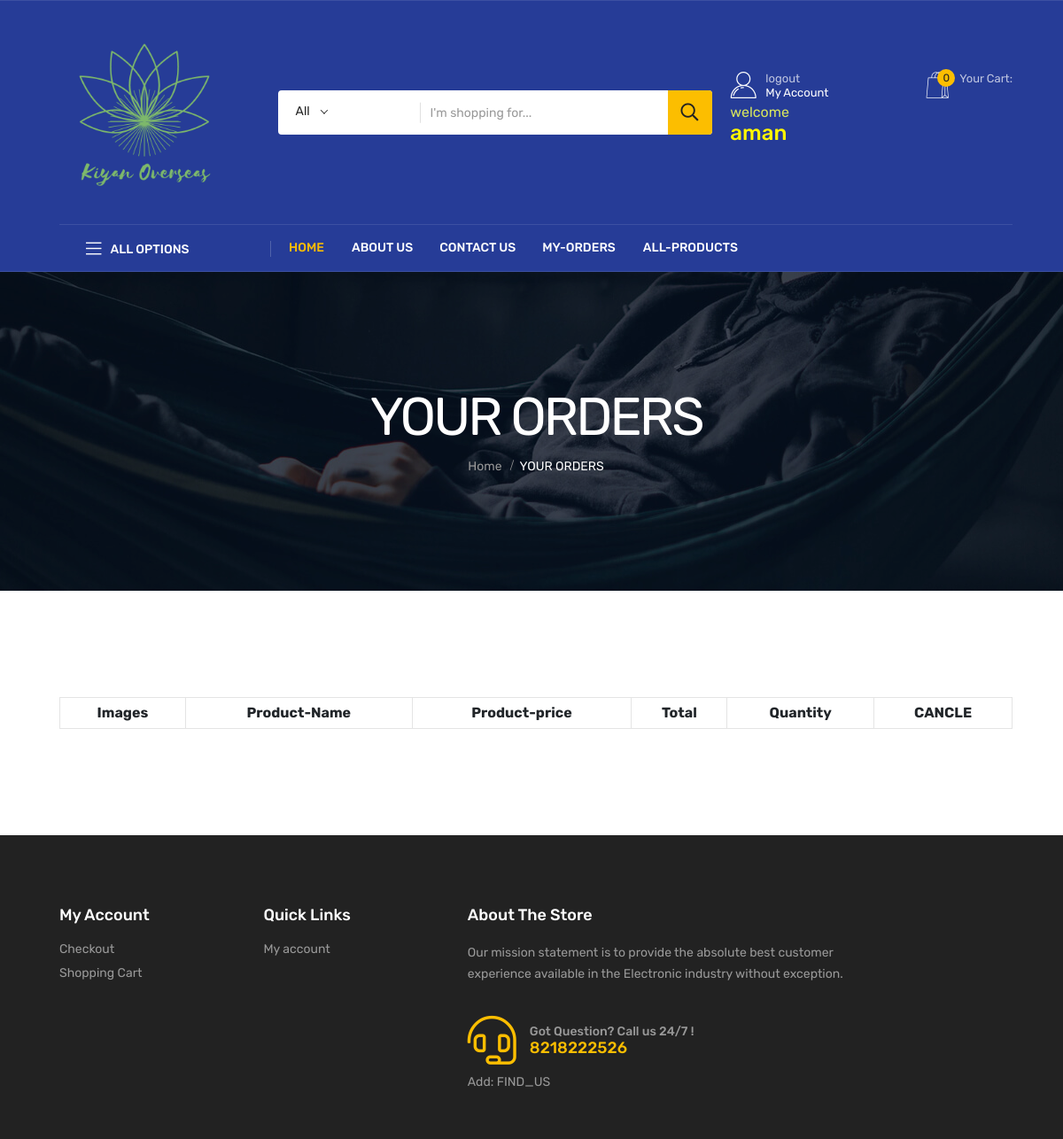
The page /orders/ (signed in) on the database as committed earlier.
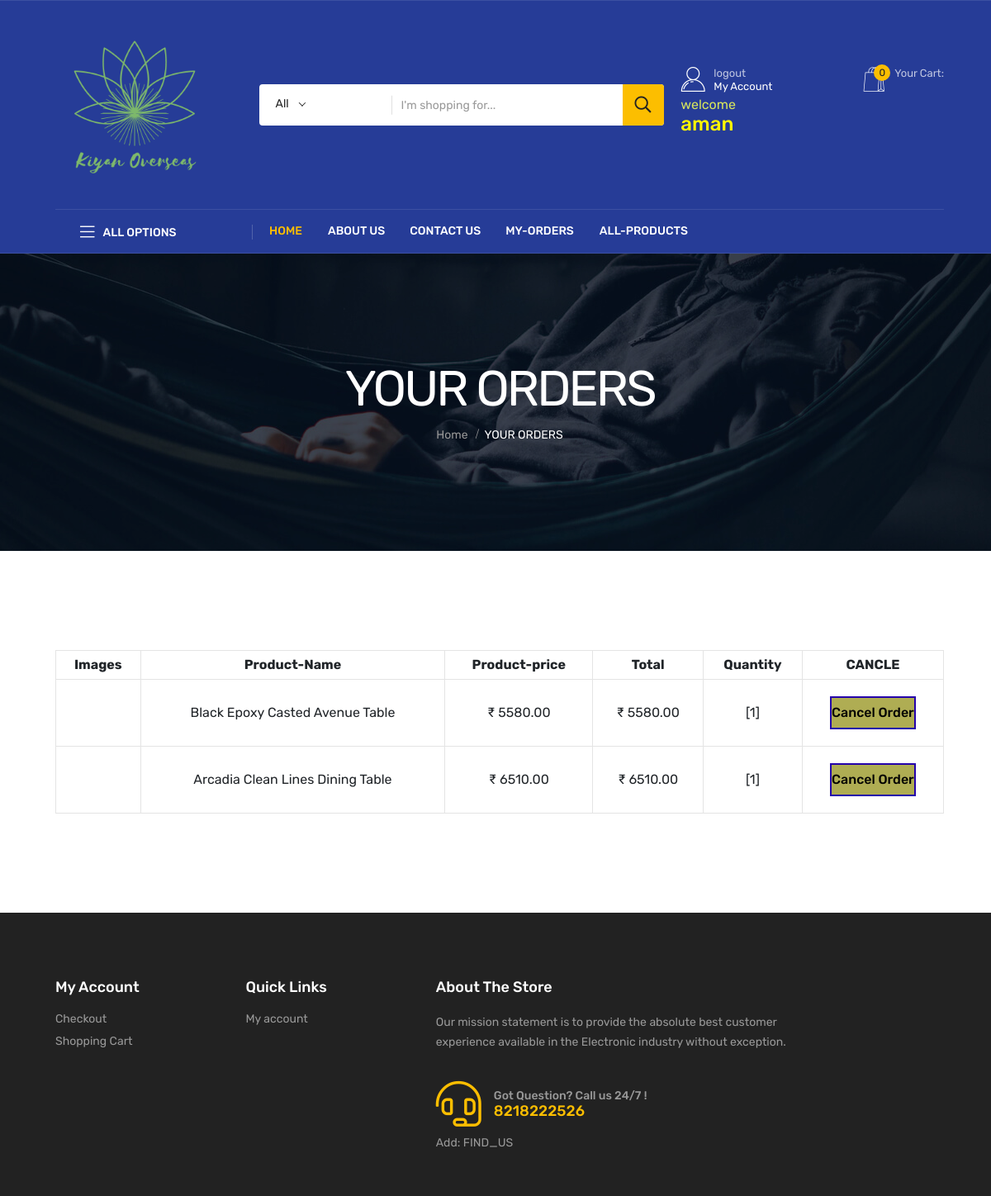
The same page on the database as committed later.
### app/models.py (models this page shows, shortened)
class OrderItem(models.Model):
    user = models.ForeignKey(User, on_delete=models.CASCADE, null=True)
    order = models.ForeignKey(Order, on_delete=models.CASCADE)
    product = models.CharField(max_length=200)
    image = models.ImageField(upload_to="Product_Images/Order_Img")
    quantity = models.CharField(max_length=20)
    price = models.CharField(max_length=50)
    total = models.CharField(max_length=1000)

### app/views.py (the view)
# urls.py: path('orders/' ,myorder ,name='myorder'),
def myorder(request):
    user = request.user
    orders = OrderItem.objects.filter(user_id=user)
    context={
        'orders':orders
    }
    return render(request, 'myorder.html',context)

### app/templates/myorder.html (shortened to what this page needs)
{% extends 'base.html' %}
{% load static %}
{% load cart_tag %}
{% block content %}
<main>
    <form method="get"   enctype="multipart/form-data">
    <div class="page-banner-area page-banner-height-2" data-background="{% static 'assets/img/banner/page-banner-4.jpg' %}">
        <div class="container">
            <div class="row">
                <div class="col-xl-12">
                    <div class="page-banner-content text-center">
                        <h4 class="breadcrumb-title">YOUR ORDERS</h4>
                        <div class="breadcrumb-two">
                            <nav>
                               <nav class="breadcrumb-trail breadcrumbs">
                                  <ul class="breadcrumb-menu">
                                     <li class="breadcrumb-trail">
                                        <a href="{% url 'home' %}"><span>Home</span></a>
                                     </li>
                                     <li class="trail-item">
                                        <span>YOUR ORDERS</span>
                                     </li>
                                  </ul>
                               </nav>
                            </nav>
                        </div>
                    </div>
                </div>
            </div>
        </div>
    </div>
    <section class="cart-area pb-120 pt-120">
        <div class="container">
            <div class="row">
                <div class="col-12">
                    <form action="#">
                        <div class="table-content table-responsive">
                            <table class="table">
                                <thead>
                                    <tr>
                                        <th class="product-thumbnail">Images</th>
                                        <th class="cart-product-name">Product-Name</th>
                                        <th class="product-price">Product-price</th>
                                        <th class="product-quantity">Total</th>
                                        <th class="product-quantity">Quantity</th>
                                        <th class="product-quantity">CANCLE</th>
                                    </tr>
                                </thead>
                                <tbody>
                                    {% for order in orders %}
                                    <tr>
                                        <td class="product-thumbnail"><a href="#"><img src="{{order.image}}" alt=""></a></td>
                                        <td class="product-name"><a href="#">{{order.product}}</a></td>
                                        <td class="product-price"><span class="amount">₹ {{order.price}}.00</span></td>
                                        <td class="product-subtotal"><span class="amount">₹ {{order.total}}.00</span></td>
                                        <td class="product-subtotal"><span class="amount">[{{order.quantity}}]</span></td>
                                        <td>
                                            <form method="get" enctype="multipart/form-data">
                                                <button style="color: black; background-color: rgba(151, 149, 32, 0.768); font-weight: 500; height: 40px; border: 2px solid rgb(36, 2, 170);">
                                                    <a href="/cancel-order/{{order.id}}" >Cancel Order</a>
                                                </button>
                                            </form>
                                        </td>
                                    </tr>
                                    {% endfor %}
                                </tbody>
                            </table>
                        </div>
                    </form>
                </div>
            </div>
        </div>
    </section>
</form>
{% endblock %}

### app/templates/base.html (shortened to what this page needs)
{% load static %}
<!doctype html>
<html class="no-js" lang="zxx">
<head>
      <link rel="stylesheet" href="{% static 'assets/css/preloader.css' %}">
      <link rel="stylesheet" href="{% static 'assets/css/bootstrap.css' %}">
      <link rel="stylesheet" href="{% static 'assets/css/meanmenu.css' %}">
      <link rel="stylesheet" href="{% static 'assets/css/animate.css' %}">
      <link rel="stylesheet" href="{% static 'assets/css/owl-carousel.css' %}">
      <link rel="stylesheet" href="{% static 'assets/css/swiper-bundle.css' %}">
      <link rel="stylesheet" href="{% static 'assets/css/backtotop.css' %}">
      <link rel="stylesheet" href="{% static 'assets/css/magnific-popup.css' %}">
      <link rel="stylesheet" href="{% static 'assets/css/nice-select.css' %}">
      <link rel="stylesheet" href="{% static 'assets/flaticon/flaticon.css' %}">
      <link rel="stylesheet" href="{% static 'assets/css/font-awesome-pro.css' %}">
      <link rel="stylesheet" href="{% static 'assets/css/default.css' %}">
      <link rel="stylesheet" href="{% static 'assets/css/style.css' %}">
   </head>
   <body>
         {% include 'include/heder.html' %}
            <main>
            {% block content %}
            {% endblock %}
            </main>
         {% include 'include/footer.html' %}
   </body>

### app/templates/include/heder.html (shortened to what this page needs)
{% load static %}
       <header class="header d-blue-bg">
        <div class="header-mid">
            <div class="container">
                <div class="heade-mid-inner">
                    <div class="row align-items-center">
                        <div class="col-xl-3 col-lg-3 col-md-4 col-sm-4">
                            <div class="header__info">
                                <div class="logo">
                                    <a href="{% url 'home' %}"class="logo-image"><img style="height: 12rem; width: 12rem;" src="{%  static 'images/1/logo.png' %}" alt="logo"></a>
                                </div>
                            </div>
                        </div>
                        <div class="col-xl-5 col-lg-4 d-none d-lg-block">
                            <div class="header__search">
                                <form action="{% url 'shop' %}" method="GET">
                                    <div class="header__search-box">
                                        <input class="search-input" type="text" placeholder="I'm shopping for...">
                                        <button class="button" type="submit"><i class="far fa-search"></i></button>
                                    </div>
                                    <div class="header__search-cat">
                                    </div>
                                </form>
                            </div>
                        </div>
                        <div class="col-xl-4 col-lg-5 col-md-8 col-sm-8">
                            <div class="header-action">
                                {% if user.is_authenticated %}
                                <div class="block-userlink">
                                    <a class="icon-link" href="{% url 'profile' %}">
                                    <i class="flaticon-user"></i>
                                    <span class="text">
                                    <span class="sub">logout</span>
                                    My Account </span>
                                    </a>
                                    <span style="color: red;"><span style="color: rgb(216, 230, 93);" >welcome</span>
                                        {% if user.first_name == "" %}
                                <span>style="color: red;">{{user.username}}</span>
                                        {% else %}
                                        <h3 style="color: rgb(255, 247, 0);">{{user.first_name}}</h3>
                                        {% endif %}
                                    </span>
                                </div>
                                {% endif %}
                                <div class="block-cart action">
                                    <a class="icon-link" href="{% url 'cart_detail' %}">
                                        <i class="flaticon-shopping-bag"></i>
                                        <span class="count">{{request.session.cart|length}}</span>
                                        <span class="text">
                                            <span class="sub">Your Cart:</span>
                                        </span>
                                    </a>
                                </div>
                            </div>
                        </div>
                    </div>
                </div>
            </div>
        </div>
        <div class="header__bottom">
            <div class="container">
                <div class="row g-0 align-items-center">
                    <div class="col-lg-3">
                        <div class="cat__menu-wrapper side-border d-none d-lg-block">
                            <div class="cat-toggle">
                                <button type="button" class="cat-toggle-btn cat-toggle-btn-1"><i class="fal fa-bars"></i>All options</button>
                            </div>
                        </div>
                    </div>
                    <div class="col-lg-6 col-md-6 col-3">
                      <div class="header__bottom-left d-flex d-xl-block align-items-center">
                        <div class="main-menu d-none d-lg-block">
                            <nav>
                                <ul>
                                    <li>
                                        <a href="{% url 'home' %}" class="active">Home </a>
                                    <li><a href="{% url 'about_us' %}">About Us</a></li>
                                    <li><a href="{% url 'contact_us' %}">Contact Us</a></li>
                                    {% if user.is_authenticated %}
                                    <li><a href="{% url 'myorder' %}">My-orders</a>
                                    {% else %}
                                    <li><a href="{% url 'myorderji' %}">My-orders<i></i></a>
                                        <ul class="submenu">
                                            <li><a href="{% url 'myorderji' %}">Orders</a></li>
                                        </ul>
                                    {% endif %}
                                    <li><a href="{% url 'shop' %}">All-Products</a></li>
                                    </li>
                                </ul>
                            </nav>
                        </div>
                      </div>
                    </div>
                </div>
            </div>
        </div>
    </header>

### app/templates/include/footer.html (shortened to what this page needs)
{% load static %}
   <footer>
    <div class="fotter-area d-dark-bg">
        <div class="footer__top pt-80 pb-15">
            <div class="container">
                <div class="row">
                    <div class="col-xl-5 col-lg-4 order-last-md">
                        <div class="row">
                            <div class="col-xl-6 col-lg-6 col-md-6 col-sm-6 col-6">
                                <div class="footer__widget">
                                    <div class="footer__widget-title">
                                                    <h4>My Account</h4>
                                                </div>
                                                <div class="footer__widget-content">
                                                    <div class="footer__link">
                                                        <ul>
                                                            <li><a href="{% url 'checkout' %}" >Checkout</a></li>
                                                            <li><a href="{% url 'cart_detail' %}" >Shopping Cart</a></li>
                                                        </ul>
                                                    </div>
                                                </div>
                                            </div>
                                        </div>
                                    <div class="col-xl-6 col-lg-6 col-md-6 col-sm-6">
                                <div class="footer__widget">
                                    <div class="footer__widget-title">
                                        <h4>Quick Links</h4>
                                    </div>
                                    <div class="footer__widget-content">
                                        <div class="footer__link">
                                            <ul>
                                                <li><a href="{% url 'profile' %}">My account</a></li>
                                            </ul>
                                        </div>
                                    </div>
                                </div>
                            </div></div>
                                </div><div class="col-xl-5 col-lg-6 col-md-6 col-sm-6">
                                    <div class="footer__widget">
                                        <div class="footer__widget-title mb-20">
                                            <h4>About The Store</h4>
                                        </div>
                                        <div class="footer__widget-content">
                                            <p class="footer-text mb-35">Our mission statement is to provide the absolute best customer experience available in the Electronic industry without exception.</p>
                                            <div class="footer__hotline d-flex align-items-center mb-10">
                                                <div class="icon mr-15">
                                                    <i class="fal fa-headset"></i>
                                                </div>
                                                <div class="text">
                                                    <h4>Got Question? Call us 24/7 !</h4>
                                                    <span>8218222526</a></span>
                                                </div>
                                            </div>
                                            <div class="footer__info">
                                                <ul>
                                                    <li>
                                                        <span>Add:  <a target="_blank" href="https://goo.gl/maps/c82DDZ8ALvL878Bv8">FIND_US</a></span>
                                                    </li>
                                                </ul>
                                            </div>
                                        </div>
                                    </div>
                                </div>
                            </div>
                        </div>
                    </div>
                </div>

### app/static/assets/css/default.css (style rules this page uses)
.mb-10 { margin-bottom:10px }
.mb-20 { margin-bottom:20px }
.mb-35 { margin-bottom:35px }
.mr-15 { margin-right:15px }
.pt-80 { padding-top:80px }
.pt-120 { padding-top:120px }
.pb-15 { padding-bottom:15px }
.pb-120 { padding-bottom:120px }

Rows that differ between the two databases and show on the page:
added OrderItem: product "Black Epoxy Casted Avenue Table", price "5580", total "5580", quantity "1"
added OrderItem: product "Arcadia Clean Lines Dining Table", price "6510", total "6510", quantity "1"
